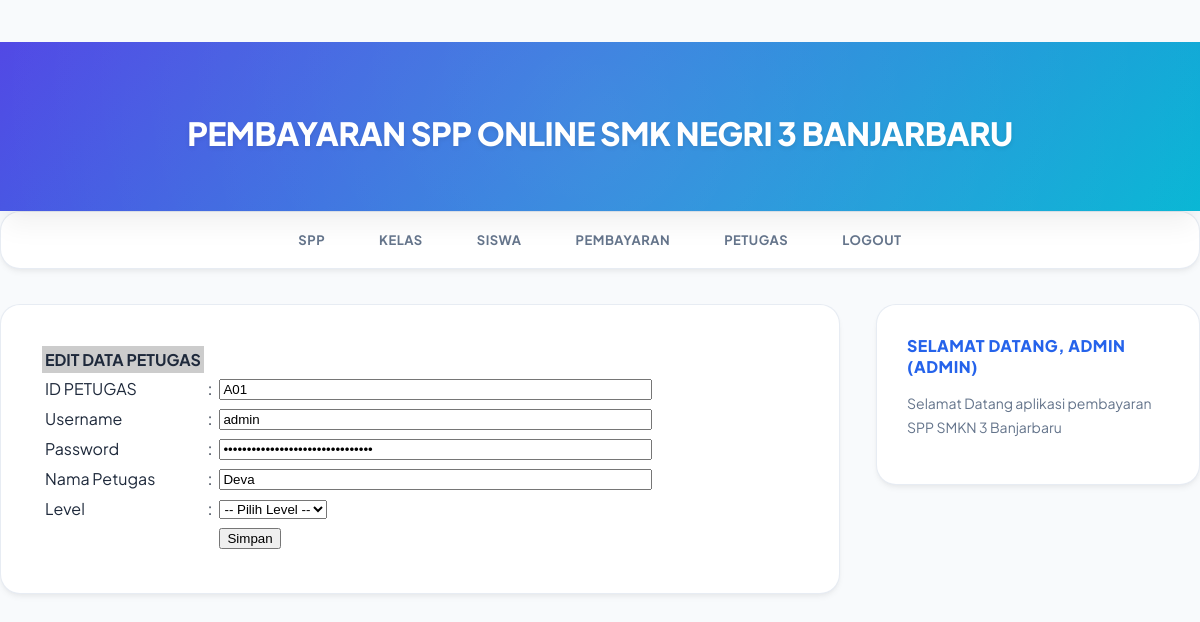
Page /admin/halaman_admin.php?open=edit_petugas&id_petugas=A01 (signed in) on the committed database.
### tables this page shows
CREATE TABLE `petugas` (
  `id_petugas` varchar(5) NOT NULL,
  `username` varchar(25) NOT NULL,
  `password` varchar(32) NOT NULL,
  `nama_petugas` varchar(35) NOT NULL,
  `level` enum('admin','petugas',',') NOT NULL
);

### admin/edit_petugas.php (the view, shortened to what this page needs)
<?php
include_once "../src/koneksi.php";
$id_petugas = $_GET['id_petugas'];
$sql = mysqli_query($koneksi, "SELECT * FROM petugas WHERE id_petugas='$id_petugas'");
$data = mysqli_fetch_array($sql);
?>
<form action="?open=edit_petugas&id_petugas=<?php echo $id_petugas; ?>" method="post" name="form1" target="_self">
    <table cellspacing="1" cellpadding="3">
        <tr>
            <td bgcolor="#CCCCCC"><strong>EDIT DATA PETUGAS</strong></td>
        </tr>
        <tr>
            <td>ID PETUGAS</td>
            <td>:</td>
            <td><input name="id_petugas" type="text" size="10" maxlength="10" value="<?php echo $data['id_petugas']; ?>" readonly="true" style="width: 100%;"></td>
        </tr>
        <tr>
            <td>Username</td>
            <td>:</td>
            <td><input name="username" type="text" size="50" maxlength="50" value="<?php echo $data['username']; ?>" style="width: 100%;"></td>
        </tr>
        <tr>
            <td>Password</td>
            <td>:</td>
            <td><input name="password" type="password" size="50" maxlength="50" value="<?php echo $data['password']; ?>" style="width: 100%;"></td>
        </tr>
        <tr>
            <td>Nama Petugas</td>
            <td>:</td>
            <td><input name="nama_petugas" type="nama_petugas" size="50" maxlength="50" value="<?php echo $data['nama_petugas']; ?>" style="width: 100%;"></td>
        </tr>
        <tr>
            <td>Level</td>
            <td>:</td>
            <td>
                <select name="level">
                    <option value="Kosong">-- Pilih Level --</option>
                </select>
            </td>
        </tr>
        <tr>
            <td>&nbsp;</td>
            <td>&nbsp;</td>
            <td><input name="btnSimpan" type="submit" value="Simpan"></td>
        </tr>
    </table>
</form>

### src/style.css (style rules this page uses)
body { background: #f8fafc; margin: 0; font-family: 'Plus Jakarta Sans', sans-serif; color: #1e293b; min-height: 100vh; display: flex; flex-direction: column; }

### rows in the picture
petugas: id_petugas "A01", username "admin", nama_petugas "Deva"

### other values in the picture
$_SESSION['level'] "ADMIN"
$_SESSION['username'] "ADMIN"
